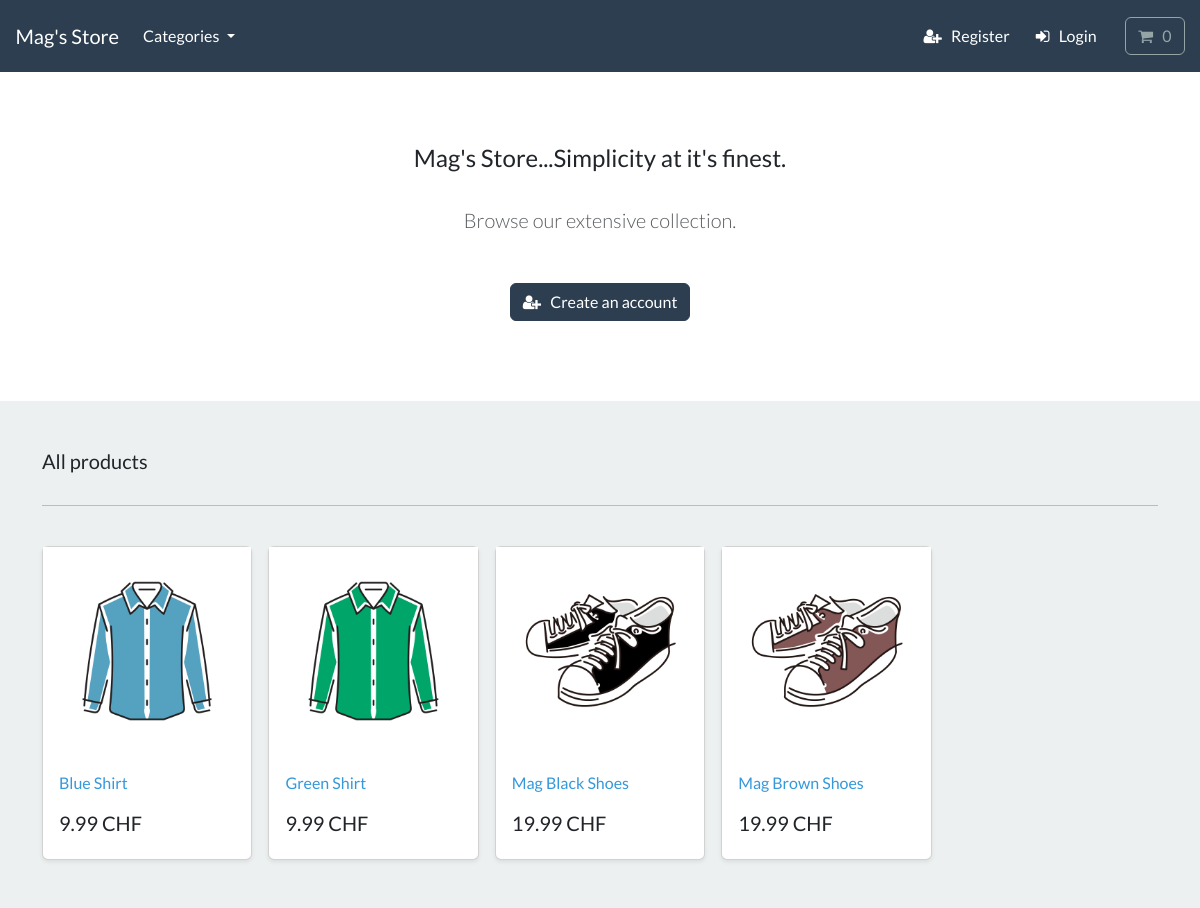
The page / on the database its author committed.
### store/models.py (models this page shows, shortened)
class Product(models.Model):
    category = models.ForeignKey(Category, related_name='product', on_delete=models.CASCADE, null=True)
    title = models.CharField(max_length=250)
    brand = models.CharField(max_length=250, default='un-branded')
    description = models.TextField(blank=True)
    slug = models.SlugField(max_length=250)
    price = models.DecimalField(max_digits=4, decimal_places=2)
    image = models.ImageField(upload_to='images/')
    class Meta:
        verbose_name_plural = 'products'
    def get_absolute_url(self):
        return reverse('product-info', args=[self.slug])

### store/views.py (the view)
# urls.py: path('', include('store.urls')),
def store(request):
    all_products = Product.objects.all()
    context = {'my_products': all_products}
    return render(request, 'store/store.html', context)

### cart/cart.py (called while the page is built)
    def __len__(self):
        return sum(item['qty'] for item in self.cart.values())

### cart/context_processors.py (called while the page is built)
def cart(request):
    return {'cart': Cart(request)}

### store/models.py (called while the page is built)
    def get_absolute_url(self):
        return reverse('list-category', args=[self.slug])

### store/views.py (called while the page is built)
def categories(request):
    all_categories = Category.objects.all()
    return {'all_categories': all_categories}

### store/templates/store/store.html
{% extends "./base.html" %}
{% load static %}
{% block content %}
    <section class="py-4 text-center container">
        <div class="row py-lg-5">
            <div class="col-lg-6 col-md-8 mx-auto">
                <h4> Mag's Store...Simplicity at it's finest. </h4>
                <br>
                <p class="lead text-muted">
                Browse our extensive collection.
                </p>
                <br>
                <a href="{% url 'register' %}" class="btn btn-primary my-2"> <i class="fa fa-user-plus" aria-hidden="true"></i> &nbsp; Create an account </a>
            </div>
        </div>
    </section>
   <div class="album py-5 bg-light">
    <div class="container">
      <div class="pb-3 h5"> All products </div>
      <hr>
      <br>
      <div class="row row-cols-1 row-cols-sm-2 row-cols-md-5 g-3">
        {% for product in my_products %}
        <div class="col">
          <div class="card shadow-sm">
            <img class="img-fluid" alt="Responsive image" src="{{ product.image.url }}">
            <div class="card-body">
              <p class="card-text">
                <a class="text-info text-decoration-none" href="{{ product.get_absolute_url }}">{{ product.title | capfirst }} </a>
              </p>
              <div class="d-flex justify-content-between align-items-center">
                <h5> {{ product.price }} CHF </h5>
              </div>
            </div>
          </div>
        </div>
        {% endfor %}
      </div>
    </div>
  </div>
{% endblock %}

### rows shown on the page
Product: image (picture), title "Blue Shirt", price "9.99"
Product: image (picture), title "Green Shirt", price "9.99"
Product: image (picture), title "Mag Black Shoes", price "19.99"
Product: image (picture), title "Mag Brown Shoes", price "19.99"
